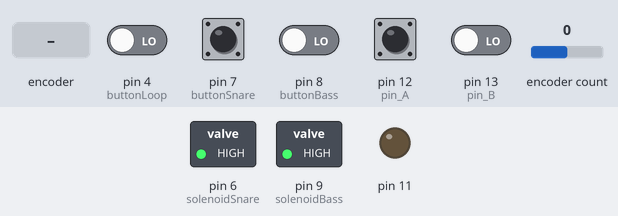
A sketch run on a simulated Arduino Uno, built with avr-gcc and run on an emulated ATmega328P. Parts: switched loads named in the sketch (green lamp = pin HIGH), output pins drawn as LEDs (lit = HIGH). The inputs (shaded band) are chosen by the test bench; at power-on: pin 12 (pin_A) HIGH, pin 4 (buttonLoop), pin 7 (buttonSnare), pin 8 (buttonBass), pin 13 (pin_B) LOW, encoder count 0. What the sketch prints to the serial monitor is not drawn.

Above: at 1.2 s.
1.3 s: rotary encoder on pin 12 (pin_A) / pin 13 (pin_B) turned 2 steps (second pin leading)
At 2.1 s:
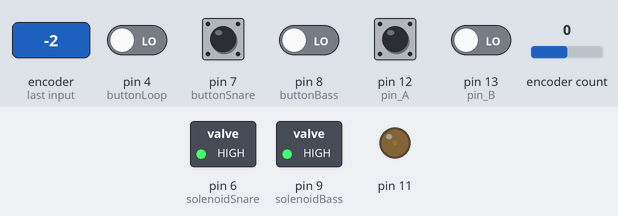
3.2 s: pin 4 (buttonLoop) driven HIGH and pin 8 (buttonBass) driven HIGH
At 3.6 s:
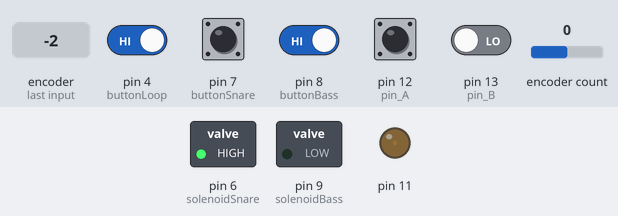
4.7 s: pin 7 (buttonSnare) pulled HIGH for 0.15 s
At 4.78 s:
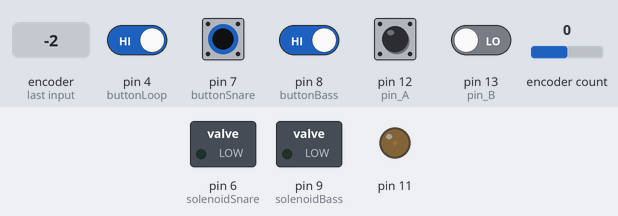
6.3 s: pin 7 (buttonSnare) pulled HIGH for 3.2 s
At 10.2 s:
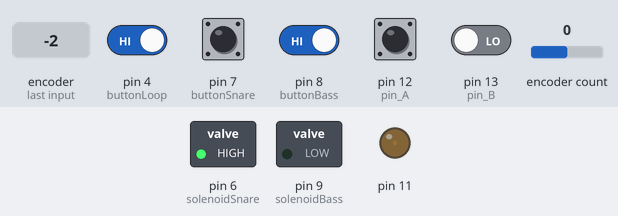
11.0 s: pin 8 (buttonBass) driven LOW
At 11.8 s:
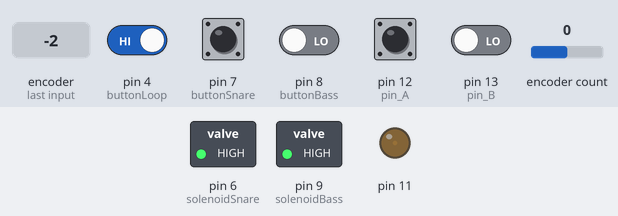
12.5 s: pin 7 (buttonSnare) pulled HIGH for 1 s
At 13.3 s:
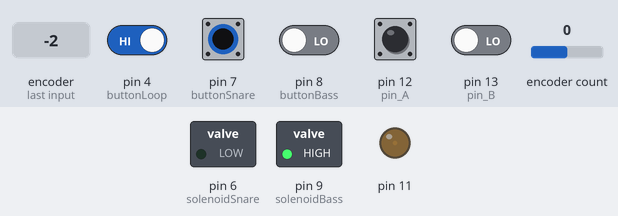
Timing chart, 0 to 15.5 s (numbered marks = the images above; inputs shaded):
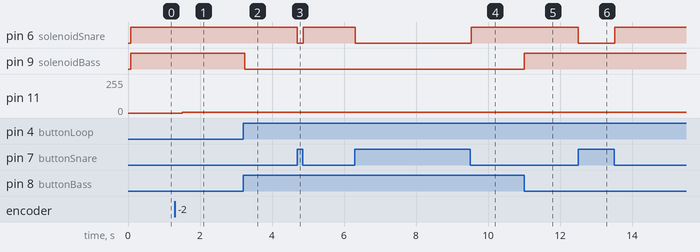

Measured:
- after the input at 1.3 s, pin 11: 0/255 → 5/255 after 0.21 s
- after the input at 3.2 s, pin 9 (solenoidBass): HIGH → LOW after 0.05 s
- after the input at 4.7 s, pin 6 (solenoidSnare): HIGH → LOW at once, → HIGH 0.16 s later
- after the input at 6.3 s, pin 6 (solenoidSnare): HIGH → LOW at once, → HIGH 3.2 s later
- after the input at 11.0 s, pin 9 (solenoidBass): LOW → HIGH at once
- after the input at 12.5 s, pin 6 (solenoidSnare): HIGH → LOW at once, → HIGH 1.0 s later

The sketch:

Looping.ino
```cpp
#include <Encoder.h>
Encoder myEnc(3,2);
unsigned long initialTime = 0;
unsigned long previousTime = 0;
unsigned long prevTime = 0;
unsigned long nowTime = 0;
long initialReading = 0;
long previousReading = 0;
float errorAccum = 0.01;
int potReading = 0;
int PWM = 0;
float encPerMS = 0;
float encDiff = 0;
float timeDiff = 0;
float revPerS = 0;
float revsDesired = 0.5;
float error = 0;
float intError = 0;
float DesiredV = 0;

const int buttonSnare = 7;
const int buttonBass = 8;
const int solenoidSnare = 6;
const int solenoidBass = 9;
const int buttonLoop = 4;
bool snareFlag;
bool bassFlag;
bool recording;
bool buttonLoopState;
bool loopFlag;
bool prevLoopFlag;
bool snareState;
bool bassState;
int bpm = 100;
long temp = (1000.0 * 60.0 / bpm);
int mspb = int(temp)*2;
int bassArray[40];
int snareArray[40];
int bassIndex = 0;
int snareIndex = 0;
int snareHits = 0;
int bassHits = 0;
unsigned long t;
int recordingStartTime;
int recordingFinishTime;
int snareArrayParsed[1] = {-1};
int bassArrayParsed[1] = {-1};
long snareTime = 0;
long bassTime = 0;

unsigned long currentTime;
unsigned long loopTime;
const int pin_A = 12;  // pin 12
const int pin_B = 13;  // pin 11
const int button = 3;
unsigned char encoder_A;
unsigned char encoder_B;
unsigned char encoder_A_prev=0;
unsigned char encoder_B_prev=0;
int motorSpeed = 0;

void setup() {
  // put your setup code here, to run once:
  pinMode(buttonSnare,INPUT);
  pinMode(buttonBass,INPUT);
  pinMode(buttonLoop,INPUT);
  pinMode(solenoidSnare,OUTPUT);
  pinMode(solenoidBass,OUTPUT);
  pinMode(A0,INPUT);
  pinMode(11,OUTPUT);
  pinMode(12,INPUT);
  pinMode(13,INPUT);
  Serial.begin(9600);
}

void loop() {

  t = millis();
  initialReading = myEnc.read();
  snareFlag = digitalRead(buttonSnare);
  bassFlag = digitalRead(buttonBass);
  loopFlag = digitalRead(buttonLoop);

  // Checks for the button press
  if(loopFlag && prevLoopFlag && !recording && !buttonLoopState){
    recording = true;
    mspb = 1000 / (revPerS+0.00001); // converts the motor's speed to a millisecond to beats
    recordingStartTime = ((initialReading / 1120)+1) * 1120;
    bassHits = 0;
    snareHits = 0;
    buttonLoopState = true;
    delay(40);
  }

  // Checks for the button to be pressed again to end the loop
  if(loopFlag && prevLoopFlag && recording && !buttonLoopState){
    recording = false;
    recordingFinishTime = ((initialReading / 1120)+1)*1120;
    // converts all early hits to the end
    for (int i = 0; i < snareHits; i++){
      if (snareArray[i] < 0){
        snareArray[i] = (recordingFinishTime-recordingStartTime)+snareArray[i];
      }
    for (int i = 0; i < bassHits; i++){
      if(bassArray[i] < 0){
        bassArray[i] = (recordingFinishTime-recordingStartTime)+bassArray[i];
      }
    }
    delay(40);
    }
    bassIndex = 0;
    snareIndex = 0;
    buttonLoopState = true;
  }
  // Senses for the button to be unpressed to allow it to be pressed again
  if(buttonLoopState && !loopFlag && !prevLoopFlag){
    buttonLoopState = false;
    delay(40);
  }

  // Recording portion
  if(recording){

    //If the snare drum is hit, turn the snare drum solenoid off to hit it  and record the point in the motor's revolution when it was hit
    if(snareFlag){
      digitalWrite(solenoidSnare,LOW);
      if(!snareState){
        snareArray[snareIndex] = initialReading-recordingStartTime;
        snareIndex++;
        snareHits++;
      }
      snareState = true;
      delay(20);
    }
    // turn the snare drum on to pull the hitter back in if the button is not hit
    else{
      digitalWrite(solenoidSnare,HIGH);
      snareState = false;
    }
    // same thing as above but for the bass drum
    if(bassFlag){
      digitalWrite(solenoidBass,LOW);
      if(!bassState){
        bassArray[bassIndex] = initialReading-recordingStartTime;
        Serial.println(bassArray[bassIndex]);
        bassIndex++;
        bassHits++;
      }
      bassState = true;
      delay(20);
    }
    else{
      digitalWrite(solenoidBass,HIGH);
      bassState = false;
    }
  }

  // playing the looping functionality
  else{
    // if one of the hits in the array is within 10 of the current encoder reading, hit the drum
    snareFlag = false;
    for(int i = 0; i < snareHits; i++){
      if(snareArray[i] < initialReading % (recordingFinishTime - recordingStartTime) && initialReading % (recordingFinishTime - recordingStartTime) < snareArray[i] + 10){
        snareFlag = true;
        snareTime = t;
      }
    }
    if(snareFlag || t - snareTime < 70){
      digitalWrite(solenoidSnare,LOW);
    }
    else{
      digitalWrite(solenoidSnare,HIGH);
    }
    // same as above but for bass drum
    bassFlag = false;
    for(int i = 0; i < bassHits; i++){
      if(bassArray[i] < initialReading % (recordingFinishTime - recordingStartTime) && initialReading % (recordingFinishTime - recordingStartTime) < bassArray[i] + 10){
        bassFlag = true;
        bassTime = t;
      }
    }
    if(bassFlag || t - bassTime < 70){
      digitalWrite(solenoidBass,LOW);
    }
    else{
      digitalWrite(solenoidBass,HIGH);
    }
  }
  // updates the speed of the motor and maps it to a revolutions per second
  initialTime = millis();
  if(initialTime - previousTime > 300){
    initialReading = myEnc.read();
    encDiff = initialReading - previousReading;
    timeDiff = initialTime - previousTime;
    encPerMS = encDiff / timeDiff;
    revPerS = encPerMS * 1000 / 1120;
    previousReading = initialReading;
    previousTime = initialTime;
  }
  // changes the speed of the motor
  getCount();
  PWM = motorSpeed;
  Serial.println(PWM);
  analogWrite(11,PWM);
  prevLoopFlag = loopFlag;
}
void getCount(){
  // changes the speed of the motor based on the rotary encoder clicks
  currentTime = millis();
  if(currentTime >= (loopTime + 5)){
    // 5ms since last check of encoder = 200Hz
    encoder_A = digitalRead(pin_A);    // Read encoder pins
    encoder_B = digitalRead(pin_B);
    if((!encoder_A) && (encoder_A_prev)){
      // A has gone from high to low
      if(encoder_B && encoder_B_prev) {
        // B is high so clockwise
        if(motorSpeed > 5){
          motorSpeed -= 5;
        }
      }
    }
    if((!encoder_B) && (encoder_B_prev)){
      // A has gone from high to low
      if(encoder_A && encoder_A_prev) {
        // B is high so clockwise
        if(motorSpeed < 200){
          motorSpeed += 5;
        }
      }
    }
    encoder_A_prev = encoder_A;     // Store value of A for next time
    encoder_B_prev = encoder_B;

    loopTime = currentTime;  // Updates loopTime
  }
}
```
